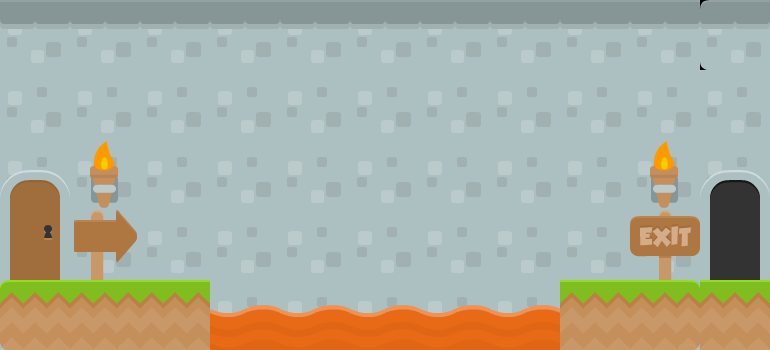

This is a level from a 2D game, rendered from its Tiled map with the project's own tilesets. A one-line summary and the map file follow, with tile-layer data summarised:
An orthogonal 11x5 tile map with 70x70 px tiles, 2 tile layers (Tile Layer 2, Tile Layer 1), 2 tilesets and 9 objects (player, exit).

<map version="1.1" tiledversion="2018.09.12" orientation="orthogonal" renderorder="right-down" width="11" height="5" tilewidth="70" tileheight="70" infinite="0" nextlayerid="6" nextobjectid="29">
 <tileset firstgid="1" source="kenney_complete_base_tiles_spritesheet.tsx" />
 <tileset firstgid="157" source="kenney_platformerPack_industrial_tilesheet.tsx" />
 <layer id="4" name="Tile Layer 2" width="11" height="5">
  <data>[55 cells, 54 non-empty, 4 distinct tile ids]</data>
 </layer>
 <layer id="5" name="Tile Layer 1" width="11" height="5">
  <data>[55 cells, 22 non-empty, 12 distinct tile ids]</data>
 </layer>
 <objectgroup id="3" name="triggers" visible="0">
  <object id="1" name="player" x="0" y="210" width="70" height="70">
   <properties>
    <property name="player" type="bool" value="true" />
   </properties>
  </object>
  <object id="2" name="exit" x="700" y="210" width="70" height="70">
   <properties>
    <property name="exit" type="bool" value="true" />
   </properties>
  </object>
  <object id="5" x="0" y="280" width="210" height="70">
   <properties>
    <property name="blockers" value="blrt" />
   </properties>
  </object>
  <object id="12" x="211" y="313" width="349" height="37">
   <properties>
    <property name="lava" type="bool" value="true" />
   </properties>
  </object>
  <object id="15" x="560" y="280" width="210" height="70">
   <properties>
    <property name="blockers" value="blrt" />
   </properties>
  </object>
  <object id="18" x="-70" y="350" width="910" height="70">
   <properties>
    <property name="blockers" value="blrt" />
   </properties>
  </object>
  <object id="20" x="-70" y="-70" width="910" height="70">
   <properties>
    <property name="blockers" value="blrt" />
   </properties>
  </object>
  <object id="26" x="770" y="0" width="70" height="350">
   <properties>
    <property name="blockers" value="blrt" />
   </properties>
  </object>
  <object id="28" x="-70" y="0" width="70" height="350">
   <properties>
    <property name="blockers" value="blrt" />
   </properties>
  </object>
 </objectgroup>
</map>
